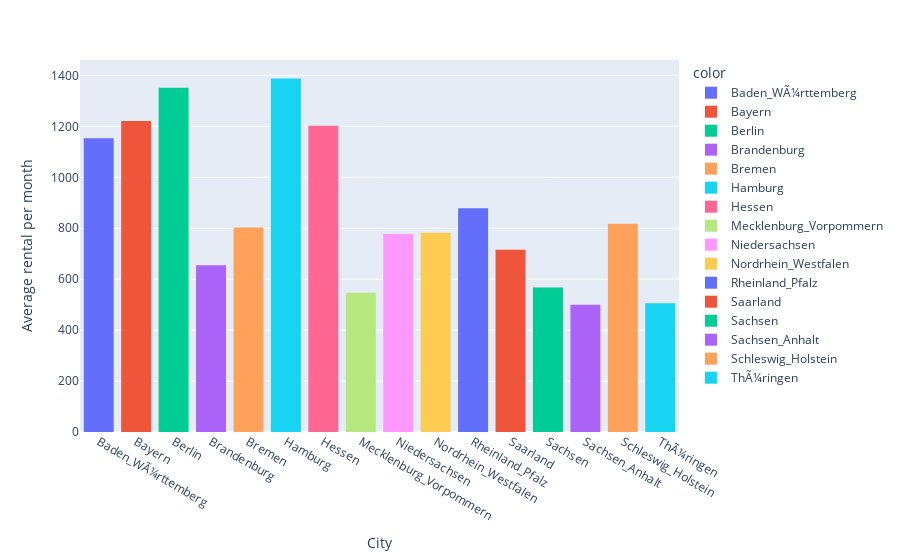

Write notebook code for a chart like this one.
### Markdown cell above
- Hovering over the figure above, give the average rental amount per month for each region , i.e the optimal price to pay per State
- Hamburg has the highest average rental per month €1387
- Sachsen_Anhalt has the lowest average amount rental per month €499

### Code cell
rentmean = df.groupby(['geo_bln'])['totalRent'].mean().sort_index()

fig = px.histogram(x = df['geo_bln'].value_counts().sort_index().index,
                   y = rentmean,
                   color= df['geo_bln'].value_counts().sort_index().index
             )
fig.update_xaxes(title="City")
fig.update_yaxes(title = "Average rental per month")
fig.show()

### Figure 1 — Plotly figure (JSON) as saved in the notebook; plotly's stock layout.template omitted (floating-point values rounded to 4 significant figures)
{"data": [{"alignmentgroup": "True", "bingroup": "x", "histfunc": "sum", "hovertemplate": "color=Baden_WÃ¼rttemberg<br>x=%{x}<br>sum of y=%{y}<extra></extra>", "legendgroup": "Baden_WÃ¼rttemberg", "marker": {"color": "#636efa", "pattern": {"shape": ""}}, "name": "Baden_WÃ¼rttemberg", "offsetgroup": "Baden_WÃ¼rttemberg", "orientation": "v", "showlegend": true, "type": "histogram", "x": ["Baden_WÃ¼rttemberg"], "xaxis": "x", "y": [1153.0], "yaxis": "y"}, {"alignmentgroup": "True", "bingroup": "x", "histfunc": "sum", "hovertemplate": "color=Bayern<br>x=%{x}<br>sum of y=%{y}<extra></extra>", "legendgroup": "Bayern", "marker": {"color": "#EF553B", "pattern": {"shape": ""}}, "name": "Bayern", "offsetgroup": "Bayern", "orientation": "v", "showlegend": true, "type": "histogram", "x": ["Bayern"], "xaxis": "x", "y": [1221.0], "yaxis": "y"}, {"alignmentgroup": "True", "bingroup": "x", "histfunc": "sum", "hovertemplate": "color=Berlin<br>x=%{x}<br>sum of y=%{y}<extra></extra>", "legendgroup": "Berlin", "marker": {"color": "#00cc96", "pattern": {"shape": ""}}, "name": "Berlin", "offsetgroup": "Berlin", "orientation": "v", "showlegend": true, "type": "histogram", "x": ["Berlin"], "xaxis": "x", "y": [1352.0], "yaxis": "y"}, {"alignmentgroup": "True", "bingroup": "x", "histfunc": "sum", "hovertemplate": "color=Brandenburg<br>x=%{x}<br>sum of y=%{y}<extra></extra>", "legendgroup": "Brandenburg", "marker": {"color": "#ab63fa", "pattern": {"shape": ""}}, "name": "Brandenburg", "offsetgroup": "Brandenburg", "orientation": "v", "showlegend": true, "type": "histogram", "x": ["Brandenburg"], "xaxis": "x", "y": [654.7], "yaxis": "y"}, {"alignmentgroup": "True", "bingroup": "x", "histfunc": "sum", "hovertemplate": "color=Bremen<br>x=%{x}<br>sum of y=%{y}<extra></extra>", "legendgroup": "Bremen", "marker": {"color": "#FFA15A", "pattern": {"shape": ""}}, "name": "Bremen", "offsetgroup": "Bremen", "orientation": "v", "showlegend": true, "type": "histogram", "x": ["Bremen"], "xaxis": "x", "y": [802.6], "yaxis": "y"}, {"alignmentgroup": "True", "bingroup": "x", "histfunc": "sum", "hovertemplate": "color=Hamburg<br>x=%{x}<br>sum of y=%{y}<extra></extra>", "legendgroup": "Hamburg", "marker": {"color": "#19d3f3", "pattern": {"shape": ""}}, "name": "Hamburg", "offsetgroup": "Hamburg", "orientation": "v", "showlegend": true, "type": "histogram", "x": ["Hamburg"], "xaxis": "x", "y": [1387.0], "yaxis": "y"}, {"alignmentgroup": "True", "bingroup": "x", "histfunc": "sum", "hovertemplate": "color=Hessen<br>x=%{x}<br>sum of y=%{y}<extra></extra>", "legendgroup": "Hessen", "marker": {"color": "#FF6692", "pattern": {"shape": ""}}, "name": "Hessen", "offsetgroup": "Hessen", "orientation": "v", "showlegend": true, "type": "histogram", "x": ["Hessen"], "xaxis": "x", "y": [1203.0], "yaxis": "y"}, {"alignmentgroup": "True", "bingroup": "x", "histfunc": "sum", "hovertemplate": "color=Mecklenburg_Vorpommern<br>x=%{x}<br>sum of y=%{y}<extra></extra>", "legendgroup": "Mecklenburg_Vorpommern", "marker": {"color": "#B6E880", "pattern": {"shape": ""}}, "name": "Mecklenburg_Vorpommern", "offsetgroup": "Mecklenburg_Vorpommern", "orientation": "v", "showlegend": true, "type": "histogram", "x": ["Mecklenburg_Vorpommern"], "xaxis": "x", "y": [546.6], "yaxis": "y"}, {"alignmentgroup": "True", "bingroup": "x", "histfunc": "sum", "hovertemplate": "color=Niedersachsen<br>x=%{x}<br>sum of y=%{y}<extra></extra>", "legendgroup": "Niedersachsen", "marker": {"color": "#FF97FF", "pattern": {"shape": ""}}, "name": "Niedersachsen", "offsetgroup": "Niedersachsen", "orientation": "v", "showlegend": true, "type": "histogram", "x": ["Niedersachsen"], "xaxis": "x", "y": [777.1], "yaxis": "y"}, {"alignmentgroup": "True", "bingroup": "x", "histfunc": "sum", "hovertemplate": "color=Nordrhein_Westfalen<br>x=%{x}<br>sum of y=%{y}<extra></extra>", "legendgroup": "Nordrhein_Westfalen", "marker": {"color": "#FECB52", "pattern": {"shape": ""}}, "name": "Nordrhein_Westfalen", "offsetgroup": "Nordrhein_Westfalen", "orientation": "v", "showlegend": true, "type": "histogram", "x": ["Nordrhein_Westfalen"], "xaxis": "x", "y": [782.7], "yaxis": "y"}, {"alignmentgroup": "True", "bingroup": "x", "histfunc": "sum", "hovertemplate": "color=Rheinland_Pfalz<br>x=%{x}<br>sum of y=%{y}<extra></extra>", "legendgroup": "Rheinland_Pfalz", "marker": {"color": "#636efa", "pattern": {"shape": ""}}, "name": "Rheinland_Pfalz", "offsetgroup": "Rheinland_Pfalz", "orientation": "v", "showlegend": true, "type": "histogram", "x": ["Rheinland_Pfalz"], "xaxis": "x", "y": [878.2], "yaxis": "y"}, {"alignmentgroup": "True", "bingroup": "x", "histfunc": "sum", "hovertemplate": "color=Saarland<br>x=%{x}<br>sum of y=%{y}<extra></extra>", "legendgroup": "Saarland", "marker": {"color": "#EF553B", "pattern": {"shape": ""}}, "name": "Saarland", "offsetgroup": "Saarland", "orientation": "v", "showlegend": true, "type": "histogram", "x": ["Saarland"], "xaxis": "x", "y": [715.2], "yaxis": "y"}, {"alignmentgroup": "True", "bingroup": "x", "histfunc": "sum", "hovertemplate": "color=Sachsen<br>x=%{x}<br>sum of y=%{y}<extra></extra>", "legendgroup": "Sachsen", "marker": {"color": "#00cc96", "pattern": {"shape": ""}}, "name": "Sachsen", "offsetgroup": "Sachsen", "orientation": "v", "showlegend": true, "type": "histogram", "x": ["Sachsen"], "xaxis": "x", "y": [566.9], "yaxis": "y"}, {"alignmentgroup": "True", "bingroup": "x", "histfunc": "sum", "hovertemplate": "color=Sachsen_Anhalt<br>x=%{x}<br>sum of y=%{y}<extra></extra>", "legendgroup": "Sachsen_Anhalt", "marker": {"color": "#ab63fa", "pattern": {"shape": ""}}, "name": "Sachsen_Anhalt", "offsetgroup": "Sachsen_Anhalt", "orientation": "v", "showlegend": true, "type": "histogram", "x": ["Sachsen_Anhalt"], "xaxis": "x", "y": [499.4], "yaxis": "y"}, {"alignmentgroup": "True", "bingroup": "x", "histfunc": "sum", "hovertemplate": "color=Schleswig_Holstein<br>x=%{x}<br>sum of y=%{y}<extra></extra>", "legendgroup": "Schleswig_Holstein", "marker": {"color": "#FFA15A", "pattern": {"shape": ""}}, "name": "Schleswig_Holstein", "offsetgroup": "Schleswig_Holstein", "orientation": "v", "showlegend": true, "type": "histogram", "x": ["Schleswig_Holstein"], "xaxis": "x", "y": [817.6], "yaxis": "y"}, {"alignmentgroup": "True", "bingroup": "x", "histfunc": "sum", "hovertemplate": "color=ThÃ¼ringen<br>x=%{x}<br>sum of y=%{y}<extra></extra>", "legendgroup": "ThÃ¼ringen", "marker": {"color": "#19d3f3", "pattern": {"shape": ""}}, "name": "ThÃ¼ringen", "offsetgroup": "ThÃ¼ringen", "orientation": "v", "showlegend": true, "type": "histogram", "x": ["ThÃ¼ringen"], "xaxis": "x", "y": [505.3], "yaxis": "y"}], "layout": {"barmode": "relative", "legend": {"title": {"text": "color"}, "tracegroupgap": 0}, "margin": {"t": 60}, "xaxis": {"anchor": "y", "domain": [0, 1], "title": {"text": "City"}}, "yaxis": {"anchor": "x", "domain": [0, 1], "title": {"text": "Average rental per month"}}}}
